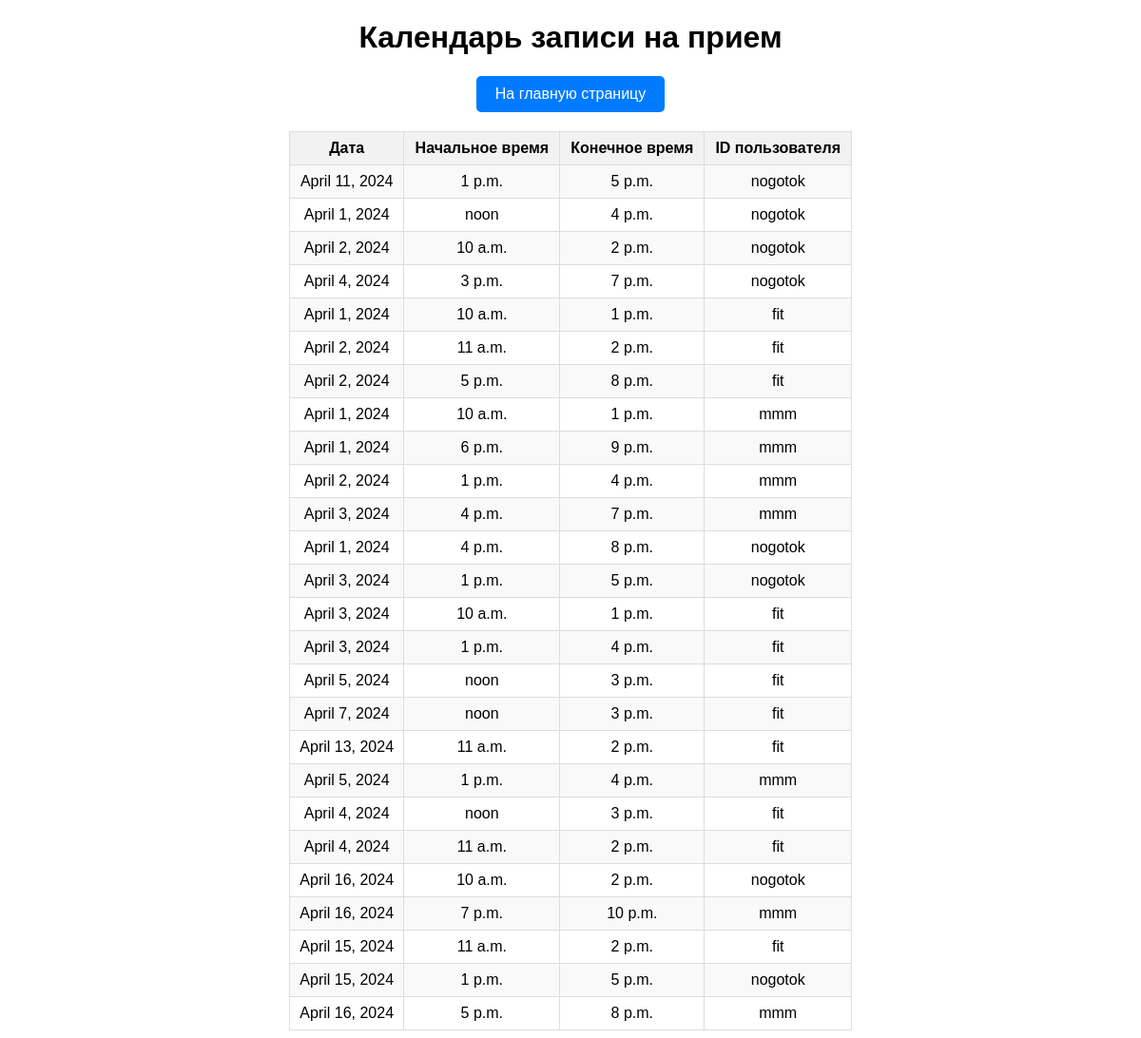
/book/, run on the app's committed database.
### Link/models.py (models this page shows, shortened)
class Appointment(models.Model):
    user_id = models.CharField(max_length=100)
    full_time = models.IntegerField()
    date = models.DateField()
    start_time = models.TimeField()
    end_time = models.TimeField()

### Link/views.py (the view)
def book (request):
    appointments = Appointment.objects.all()
    return render(request, 'Link/book.html', {'appointments': appointments})

### Link/templates/Link/book.html (shortened to what this page needs)
<!DOCTYPE html>
<html lang="ru">
<head>
</head>
<body>
    <h1>Календарь записи на прием</h1>
    <a href="{% url 'master_list' %}" class="back-button">На главную страницу</a>
    <table>
        <tr>
            <th>Дата</th>
            <th>Начальное время</th>
            <th>Конечное время</th>
            <th>ID пользователя</th>
        </tr>
        {% for appointment in appointments %}
        <tr>
            <td>{{ appointment.date }}</td>
            <td>{{ appointment.start_time }}</td>
            <td>{{ appointment.end_time }}</td>
            <td>{{ appointment.user_id }}</td>
        </tr>
        {% endfor %}
    </table>
</body>
</html>

### Link/templates/Link/book.html (style rules this page uses)
body { font-family: Arial, sans-serif; }
h1 { text-align: center; }
table { width: 50%; margin: 0 auto; border-collapse: collapse; margin-top: 20px; }
th, td { border: 1px solid #ddd; padding: 8px; text-align: center; }
th { background-color: #f2f2f2; }
tr:nth-child(even) { background-color: #f9f9f9; }
.back-button { display: block; width: fit-content; margin: 20px auto; padding: 10px 20px; background-color: #007bff; color: #fff; text-decoration: none; border-radius: 5px; text-align: center; }

### data on the page
Appointment: date "April 11, 2024", start_time "1 p.m.", end_time "5 p.m.", user_id "nogotok"
Appointment: date "April 1, 2024", start_time "noon", end_time "4 p.m.", user_id "nogotok"
Appointment: date "April 2, 2024", start_time "10 a.m.", end_time "2 p.m.", user_id "nogotok"
Appointment: date "April 4, 2024", start_time "3 p.m.", end_time "7 p.m.", user_id "nogotok"
Appointment: date "April 1, 2024", start_time "10 a.m.", end_time "1 p.m.", user_id "fit"
Appointment: date "April 2, 2024", start_time "11 a.m.", end_time "2 p.m.", user_id "fit"
Appointment: date "April 2, 2024", start_time "5 p.m.", end_time "8 p.m.", user_id "fit"
Appointment: date "April 1, 2024", start_time "10 a.m.", end_time "1 p.m.", user_id "mmm"
Appointment: date "April 1, 2024", start_time "6 p.m.", end_time "9 p.m.", user_id "mmm"
Appointment: date "April 2, 2024", start_time "1 p.m.", end_time "4 p.m.", user_id "mmm"
Appointment: date "April 3, 2024", start_time "4 p.m.", end_time "7 p.m.", user_id "mmm"
Appointment: date "April 1, 2024", start_time "4 p.m.", end_time "8 p.m.", user_id "nogotok"
Appointment: date "April 3, 2024", start_time "1 p.m.", end_time "5 p.m.", user_id "nogotok"
Appointment: date "April 3, 2024", start_time "10 a.m.", end_time "1 p.m.", user_id "fit"
Appointment: date "April 3, 2024", start_time "1 p.m.", end_time "4 p.m.", user_id "fit"
Appointment: date "April 5, 2024", start_time "noon", end_time "3 p.m.", user_id "fit"
Appointment: date "April 7, 2024", start_time "noon", end_time "3 p.m.", user_id "fit"
Appointment: date "April 13, 2024", start_time "11 a.m.", end_time "2 p.m.", user_id "fit"
Appointment: date "April 5, 2024", start_time "1 p.m.", end_time "4 p.m.", user_id "mmm"
Appointment: date "April 4, 2024", start_time "noon", end_time "3 p.m.", user_id "fit"
Appointment: date "April 4, 2024", start_time "11 a.m.", end_time "2 p.m.", user_id "fit"
Appointment: date "April 16, 2024", start_time "10 a.m.", end_time "2 p.m.", user_id "nogotok"
Appointment: date "April 16, 2024", start_time "7 p.m.", end_time "10 p.m.", user_id "mmm"
Appointment: date "April 15, 2024", start_time "11 a.m.", end_time "2 p.m.", user_id "fit"
Appointment: date "April 15, 2024", start_time "1 p.m.", end_time "5 p.m.", user_id "nogotok"
Appointment: date "April 16, 2024", start_time "5 p.m.", end_time "8 p.m.", user_id "mmm"
